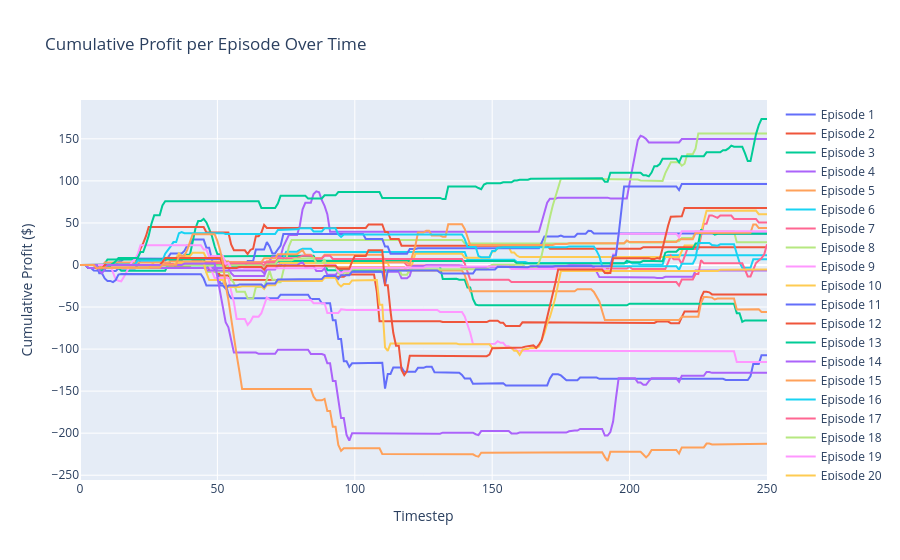

Here is the notebook cell this chart was saved with:
### Code cell
import plotly.graph_objects as go

fig = go.Figure()

for i, episode_profits in enumerate(cumulative_ai_profits_over_time):
    fig.add_trace(go.Scatter(y=episode_profits, mode='lines', name=f'Episode {i+1}'))

fig.update_layout(
    title='Cumulative Profit per Episode Over Time',
    xaxis_title='Timestep',
    yaxis_title='Cumulative Profit ($)'
)

fig.show()

### Figure 1 — Plotly figure (JSON) as saved in the notebook; plotly's stock layout.template omitted (floating-point values rounded to 4 significant figures; data arrays with more than 128 entries replaced by an {"elided": "..."} marker saying what was removed)
{"data": [{"mode": "lines", "name": "Episode 1", "type": "scatter", "y": {"elided": "251 float values"}}, {"mode": "lines", "name": "Episode 2", "type": "scatter", "y": {"elided": "251 float values"}}, {"mode": "lines", "name": "Episode 3", "type": "scatter", "y": {"elided": "251 float values"}}, {"mode": "lines", "name": "Episode 4", "type": "scatter", "y": {"elided": "251 float values"}}, {"mode": "lines", "name": "Episode 5", "type": "scatter", "y": {"elided": "251 float values"}}, {"mode": "lines", "name": "Episode 6", "type": "scatter", "y": {"elided": "251 float values"}}, {"mode": "lines", "name": "Episode 7", "type": "scatter", "y": {"elided": "251 float values"}}, {"mode": "lines", "name": "Episode 8", "type": "scatter", "y": {"elided": "251 float values"}}, {"mode": "lines", "name": "Episode 9", "type": "scatter", "y": {"elided": "251 float values"}}, {"mode": "lines", "name": "Episode 10", "type": "scatter", "y": {"elided": "251 float values"}}, {"mode": "lines", "name": "Episode 11", "type": "scatter", "y": {"elided": "251 float values"}}, {"mode": "lines", "name": "Episode 12", "type": "scatter", "y": {"elided": "251 float values"}}, {"mode": "lines", "name": "Episode 13", "type": "scatter", "y": {"elided": "251 float values"}}, {"mode": "lines", "name": "Episode 14", "type": "scatter", "y": {"elided": "251 float values"}}, {"mode": "lines", "name": "Episode 15", "type": "scatter", "y": {"elided": "251 float values"}}, {"mode": "lines", "name": "Episode 16", "type": "scatter", "y": {"elided": "251 float values"}}, {"mode": "lines", "name": "Episode 17", "type": "scatter", "y": {"elided": "251 float values"}}, {"mode": "lines", "name": "Episode 18", "type": "scatter", "y": {"elided": "251 float values"}}, {"mode": "lines", "name": "Episode 19", "type": "scatter", "y": {"elided": "251 float values"}}, {"mode": "lines", "name": "Episode 20", "type": "scatter", "y": {"elided": "251 float values"}}, {"mode": "lines", "name": "Episode 21", "type": "scatter", "y": {"elided": "251 float values"}}, {"mode": "lines", "name": "Episode 22", "type": "scatter", "y": {"elided": "251 float values"}}, {"mode": "lines", "name": "Episode 23", "type": "scatter", "y": {"elided": "251 float values"}}, {"mode": "lines", "name": "Episode 24", "type": "scatter", "y": {"elided": "251 float values"}}, {"mode": "lines", "name": "Episode 25", "type": "scatter", "y": {"elided": "251 float values"}}], "layout": {"title": {"text": "Cumulative Profit per Episode Over Time"}, "xaxis": {"title": {"text": "Timestep"}}, "yaxis": {"title": {"text": "Cumulative Profit ($)"}}}}
